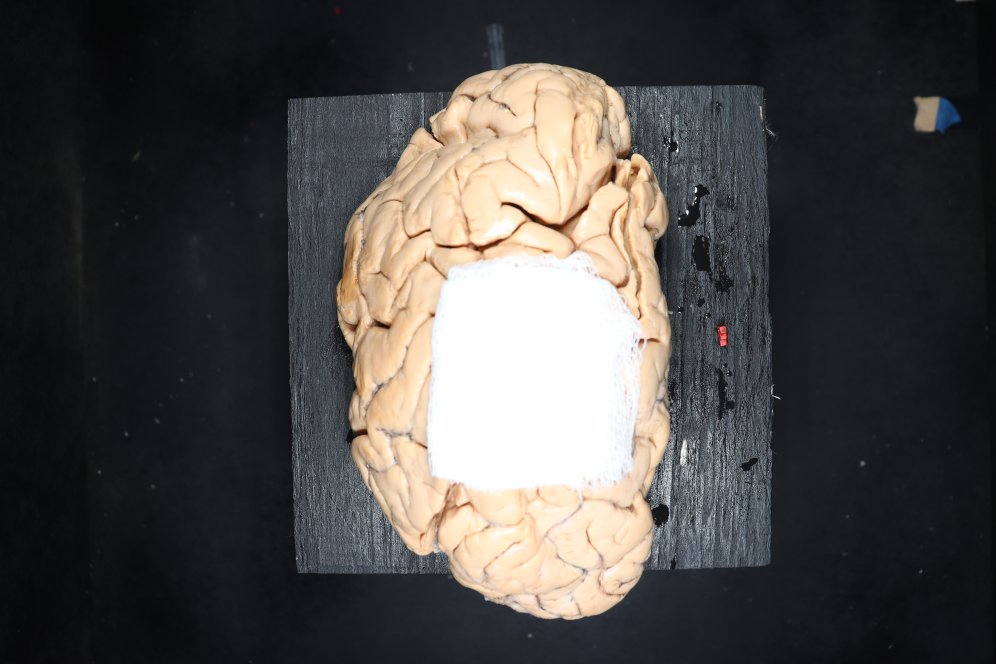
#> input picture Superior/S_100_0_M.JPG, 3984 x 2656 px, found by its file name (shown at 1/4 size); its folder holds 4 pictures in this run
$ python PPRO.py
#> lines starting #> are read from the running program, lines starting #| are printed output that depends on the picture; after the words box and inside, x2 and y2 are one past the last pixel; in counts of white or black regions, pixels touching at a corner belong together; long printed decimals are rounded
### IM.py
import numpy as np
import cv2 as cv
from matplotlib import pyplot as plt
import os

def lectura(I):
    count=0
    Input_carpeta= "C:/Users/fabia/Downloads/Procesamiento de imagenes\Perfilometr-a_BI3001B.503/superior"
    Names= os.listdir(Input_carpeta)
    if type(I)==str:
        for N in Names:
            if I==N.split(".")[0]: I=count
            count+=1

    image_path= Input_carpeta + "/" + Names[I]
    IMG= cv.imread(image_path)
    assert IMG is not None, "file could not be read, check with os.path.exists()"
    return IMG

### Contornos_redimension.py
from mpl_toolkits.mplot3d import axes3d
import numpy as np
import cv2 as cv
import IM
from matplotlib import pyplot as plt

def Contornos(img):

    #plt.imshow (img)
    #plt.title("Imagen a Analizar")
    #plt.show()

    fig, ax = plt.subplots()
    #plt.hist(img.ravel(),256,[0,256]);
    #plt.title("Histograma de la imagen")
    #ax.set_xlabel("N° Pixel")
    #ax.set_ylabel("Pixel Value")
    #plt.show ()

    #assert img is not None, "file could not be read, check with os.path.exists()"
    gray = cv.cvtColor(img,cv.COLOR_BGR2GRAY)
    #ret, thresh = cv.threshold(gray,60,255,cv.THRESH_BINARY_INV) #0,255,cv.THRESH_BINARY_INV+cv.THRESH_OTSU)
    #ret, thresh = cv.threshold(gray,100,255,cv.THRESH_TOZERO) #0,255,cv.THRESH_BINARY_INV+cv.THRESH_OTSU)
    ret, thresh = cv.threshold(gray,150,255,cv.THRESH_OTSU) #0,255,cv.THRESH_BINARY_INV+cv.THRESH_OTSU)
    # [7 lines of commented-out code are left out]
    kernel = np.ones((3,3),np.uint8)
    opening = cv.morphologyEx(thresh,cv.MORPH_OPEN,kernel, iterations = 3)

    #plt.imshow(opening,cmap = "gray")
    #plt.title("Reducción de Ruido con tratamiento Morfologico")
    #plt.show()

    # sure background area
    sure_bg = cv.dilate(opening,kernel,iterations=3)

    # [5 lines of commented-out code are left out]
    contornos, jerarquia = cv.findContours(sure_bg,cv.RETR_CCOMP,cv.CHAIN_APPROX_SIMPLE)
    #cv.drawContours(img,contornos,-1,(255,255,255),2)
    mask = np.zeros(img.shape, dtype=np.uint8)

    for contour in contornos:
        area = cv.contourArea(contour)
        area_min = 10000  # Área mínima del objeto deseado
        if area_min <= area:
            cv.drawContours(mask, [contour], 0, (255,255,255), -1)

    result = cv.bitwise_and(img, mask)

    # [7 lines of commented-out code are left out]
    return result

### Water_Shed.py
import numpy as np
import cv2 as cv
from matplotlib import pyplot as plt


def Water_shed(img,MM,Ais,T):
    Ais= cv.cvtColor(Ais,cv.COLOR_BGR2GRAY)
    #plt.imshow(Ais, cmap="gray")
    #plt.show()
    ret, Ais = cv.threshold(Ais, T,255,cv.THRESH_BINARY) #0,255,cv.THRESH_BINARY_INV+cv.THRESH_OTSU)
    #plt.imshow(Ais, cmap="gray")
    #plt.title("Binarización")
    #plt.show()
    kernel = np.ones((3,3),np.uint8)
    Ais = cv.morphologyEx(Ais,cv.MORPH_OPEN,kernel, iterations = 3)
    AiS = cv.erode(Ais,kernel,iterations=3)

    # Finding sure foreground area
    dist_transform = cv.distanceTransform(Ais,cv.DIST_L2,5)
    ret, sure_fg = cv.threshold(dist_transform,0.7*dist_transform.max(),255,0)

    # [10 lines of commented-out code are left out]
    sure_fg = np.uint8(sure_fg)
    unknown = cv.subtract(Ais,sure_fg)# Marker labelling
    ret, markers = cv.connectedComponents(sure_fg)

    # [9 lines of commented-out code are left out]
    markers = markers+1

    #plt.imshow(markers,cmap = "gray")
    #plt.title("markers plus 1 ")
    #plt.show()

    # Now, mark the region of unknown with zero
    markers[unknown==255] = 0

    #plt.imshow(markers,cmap = "gray")
    #plt.title("markers with unkown == 255 is 0 ")
    #plt.show()
    markers = cv.watershed(img,markers)

    #plt.imshow(markers,cmap = "gray")
    #plt.title("markers watershed ")
    #plt.show()

    img[markers == 1] = [0,0,0]

    #plt.imshow(img,cmap = "gray")
    #plt.title("Objetivo Aislado")
    #plt.show()


    return img

### Graph.py
from mpl_toolkits.mplot3d import axes3d
import numpy as np
import cv2 as cv
import IM
from matplotlib import pyplot as plt


# Obtener las dimensiones de la imagen
def Graph(img):
    gray= cv.cvtColor(img,cv.COLOR_BGR2GRAY)
    alto,ancho = np.shape(gray)
    Obj=gray[gray> 0]
    M=min(Obj)
    mean, std_dev = cv.meanStdDev(Obj)
    Ajuste= np.round(mean-std_dev)
    print(mean)
    #gray[gray >M] -= M
    mask = np.where(gray, 1, 0)
    gray= gray - (Ajuste * mask)


    Factor= 255/(255-Ajuste)
    print(Factor)


    alto1=alto*0.039
    ancho1=ancho*0.039


    gray1=gray*0.2

    # Crear una cuadrícula de coordenadas para el objeto 3D
    x = np.linspace(0, ancho1 - 1, ancho, )
    y = np.linspace(0, alto1 - 1, alto,)
    X, Y = np.meshgrid(x, y)

    #Obtener la altura de cada píxel /
    altura = gray1

    # [20 lines of commented-out code are left out]

    NORM=gray*Factor
    # Asegurarse de que los valores estén en el rango correcto [0, 255]
    NORM = np.clip(NORM, 0, 255)

    # Convertir la imagen de vuelta a tipo entero
    NORM = NORM.astype(np.uint8)

    # [4 lines of commented-out code are left out]
    return NORM

### Metrica.py
import numpy as np
import cv2 as cv
from mpl_toolkits.mplot3d import axes3d
from matplotlib import pyplot as plt


def Met(Obj,Ref,Ind,OBJ,REF,Area):
    #Comparativo= Ref-Obj
    #plt.imshow(Comparativo)
    #plt.show()
    Reales_Falsos=0
    Falsos_positivos=0
    real=np.count_nonzero(Obj > 0)
    Total=np.size(Obj)
    print(real)
    Medidas_pixel= 282 #Pixeles por mm
    Medida_total= (Area*Medidas_pixel)
    Falso=Total-Medida_total
    if real<Medida_total:
        Falsos_positivos= Medida_total-real
        print("Falsos positivos", Falsos_positivos)
    else:
        Reales_Falso= real-Medida_total
        print("Positivos falso", Reales_Falso)


    mean, std_dev = cv.meanStdDev(Obj)
    Obj[Obj< std_dev] = 0
    Ajuste= np.round(std_dev*2)
    #Obj[Obj> std_dev]-= (std_dev*2)
    mask = np.where(Obj, 1, 0)
    Obj= Obj-(Ajuste * mask)

    print("Ref", std_dev)
    #print(np.shape(Ind))
    Comparativo = np.zeros_like(Obj)
    # Convertir la imagen de vuelta a tipo entero
    # Comparativo = Comparativo.astype(np.uint8)

    Comparativo[Ref <= Obj] = 0
    Comparativo[Ref > Obj]  = 1

    #print(min(Comparativo))
    #print(max(Comparativo))
    seccion_comparacion = Comparativo[Ind[:, 0], Ind[:, 1]]
    porcentaje = (np.sum(seccion_comparacion > 0) / len(Ind)) * 100
    print("Estimación de superficie de contacto", porcentaje)

    #Otras métricas
    correlation_matrix = np.corrcoef(Ref, Obj)
    correlation = correlation_matrix[0, 1]
    print("Coeficiente de correlación de pearson", correlation)
    print(np.shape(seccion_comparacion))
    absolute_diff = np.abs(Ref - Obj)
    mad = np.mean(absolute_diff)
    print ("Mad", mad)

    mse = np.mean((Ref - Obj) ** 2)
    rmse = np.sqrt(mse)
    print ("RMSE", rmse)

    #plt.imshow(Comparativo, cmap='gray')
    #plt.title("Estimación de los puntos de contacto")
    #plt.show()
    return Comparativo


### PPRO.py
# Autor: Fabian

### Descripcion
    # Generar el analisis de perfilometria de una imagen superficial y lateral de un material sobre un objeto

# Componentes requeridos
#Inicio del programa
# Importar librerias de matplotlib
# Importar liberiras de OpenCV

import os
import numpy as np
import cv2 as cv
from mpl_toolkits.mplot3d import axes3d
import IM
import Contornos_redimension as Cont
import Contorno_lateral as C_lateral
from matplotlib import pyplot as plt
import Water_Shed as WS
import Graph
import Metrica
import Rugosidades
import PP_prueba

def process():
    # [7 lines of commented-out code are left out]
    No=2   #Numero de imagen de la carpeta
    img = IM.lectura(No)
#> in lectura, IMG is the input picture: shape (2656, 3984, 3); mean B, G, R 71.5, 73.7, 76.2
    Noo=0  #Numero de la imagen de referencia en la carpeta
    Ref= IM.lectura(Noo)
#> call 2 of lectura, with I = 0
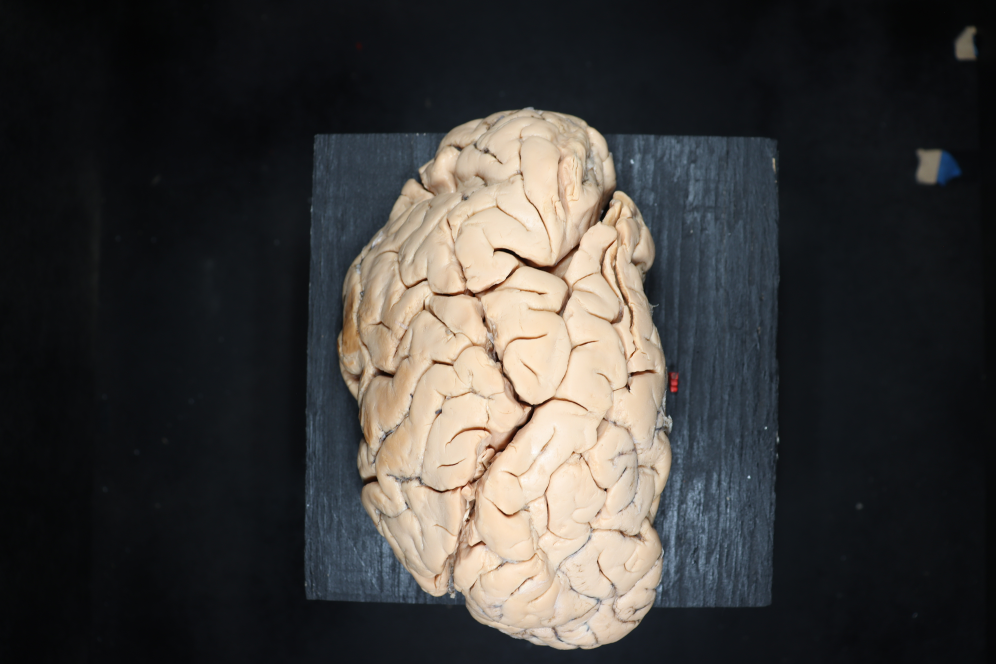
#> input picture Superior/Cerebro.JPG, 3984 x 2656 px, found by its file name (shown at 1/4 size)
#> in lectura, IMG is the input picture: shape (2656, 3984, 3); mean B, G, R 58, 59.8, 61.5
    Area=2500  #Area del objeto a analizar en mm^2


    #Aislamiento del objeto principal (Cerebro)
    Ais= Cont.Contornos(img)
#> in Contornos, `ret, thresh = cv.threshold(gray,150,255,cv.THRESH_OTSU)`:
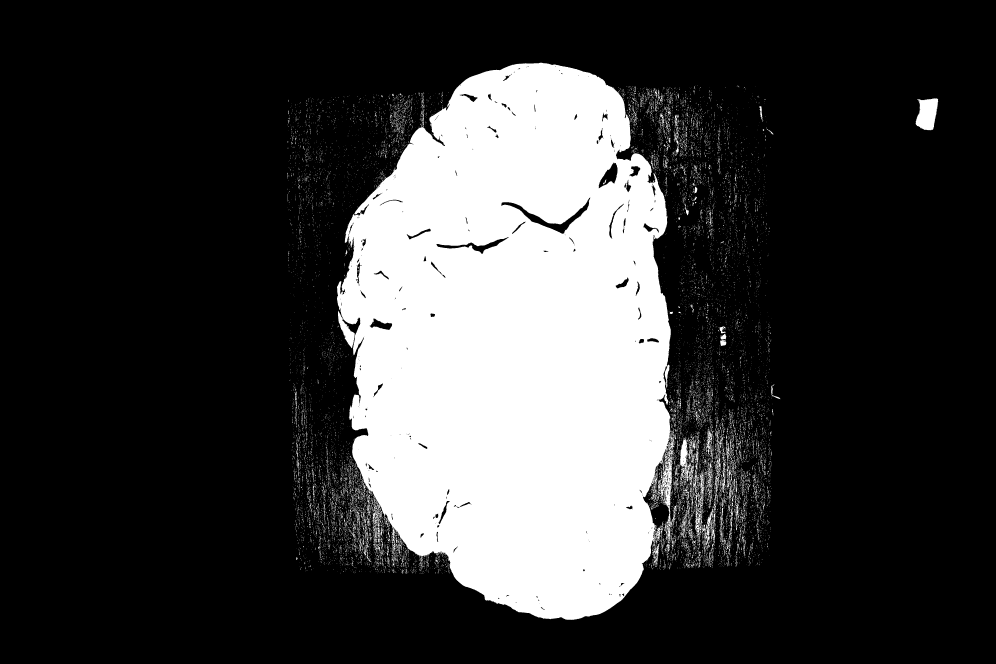
#> thresh: shape (2656, 3984) (shown at 1/4 size); 22.9% white; 17467 white regions (16547 under 20 px), largest, box (x1, y1, x2, y2) and area: (1348, 251, 2704, 2480) 2284233, (3662, 393, 3753, 521) 8516, (2627, 1826, 2691, 2175) 6650
#> in Contornos, `ret, thresh = cv.threshold(gray,150,255,cv.THRESH_OTSU)`: ret = 125
#> in Contornos, `contornos, jerarquia = cv.findContours(sure_bg,cv.RETR_CCOMP,cv.CHAIN_..`: contornos = 87 contours, 31 with area under 20; largest, box (x1, y1, x2, y2) and area: (1345, 248, 2686, 2482) 2340234, (3661, 391, 3755, 523) 9496, (2009, 807, 2354, 933) 5236, (2397, 653, 2468, 748) 2768, (2718, 1757, 2751, 1864) 2747; jerarquia = 87 rows, first 6: [1, -1, -1, -1], [2, 0, -1, -1], [3, 1, -1, -1], [4, 2, -1, -1], [5, 3, -1, -1], [6, 4, -1, -1]
#> the loop in Contornos, `for contour in contornos:` made 87 passes
#> area on passes 2, 3, 5, 9, 10, 11, 12, 14: 180.5, 339, 698, 712.5, 2747, 1118, 282.5, 277

    #Aislamiento de objeto secundario (Objetivo a analizar)
    T=130
    Objetivo1= WS.Water_shed(img, img, Ais,T)
#> in Water_shed, `ret, Ais = cv.threshold(Ais, T,255,cv.THRESH_BINARY)`: ret = 130
#> in Water_shed, `ret, sure_fg = cv.threshold(dist_transform,0.7*dist_transform.max(),25..`: ret = 326.5
#> in Water_shed, `ret, markers = cv.connectedComponents(sure_fg)`: ret = 2
    Parcial= cv.cvtColor(Ais,cv.COLOR_BGR2GRAY)
    #Obtener 2 treshold
    ret, PP = cv.threshold(Parcial, 0,255,cv.THRESH_TOZERO+cv.THRESH_OTSU) #0,255,cv.THRESH_BINARY_INV+cv.THRESH_OTSU)
#> ret = 111
    print(ret)
#| 111.0
    ret= ret*2
#> ret = 222

    #Objetivo secundario aislado
    Final= WS.Water_shed(img, img, Objetivo1,ret)
#> call 2 of Water_shed, with T = 222
#> in Water_shed (call 2), `ret, sure_fg = cv.threshold(dist_transform,0.7*dist_transform.max(),25..`: ret = 274.4
#> in Water_shed (call 2), `ret, markers = cv.connectedComponents(sure_fg)`: ret = 2
#> in Water_shed (call 2), `markers[unknown==255] = 0`:
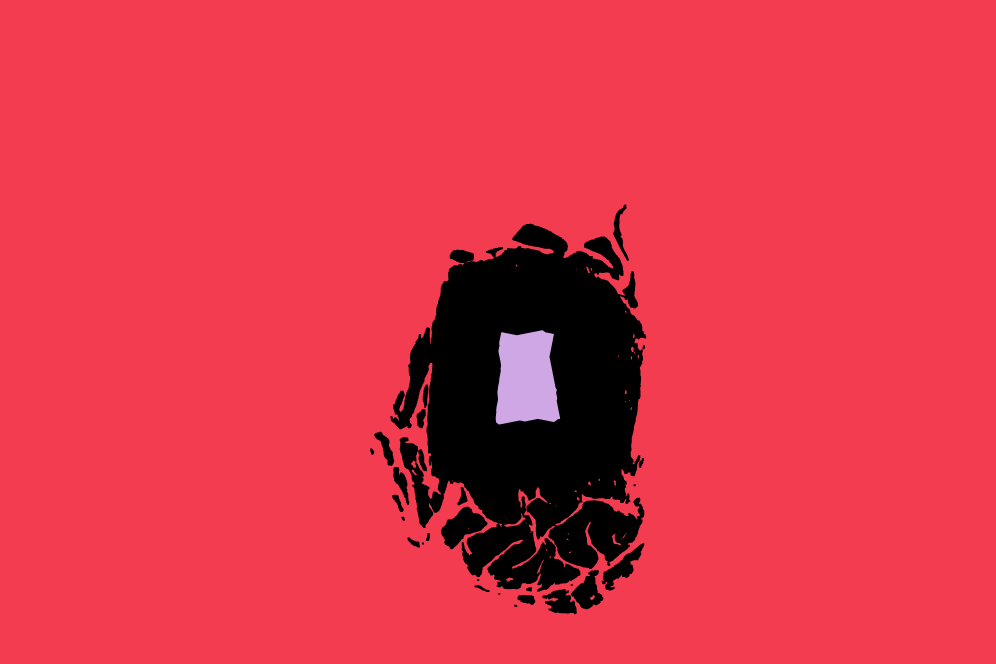
#> markers: shape (2656, 3984) int32 (shown at 1/4 size); 3 distinct labels, from 0 to 2; one colour per label, 0 black
#> in Water_shed (call 2), `markers = cv.watershed(img,markers)`:
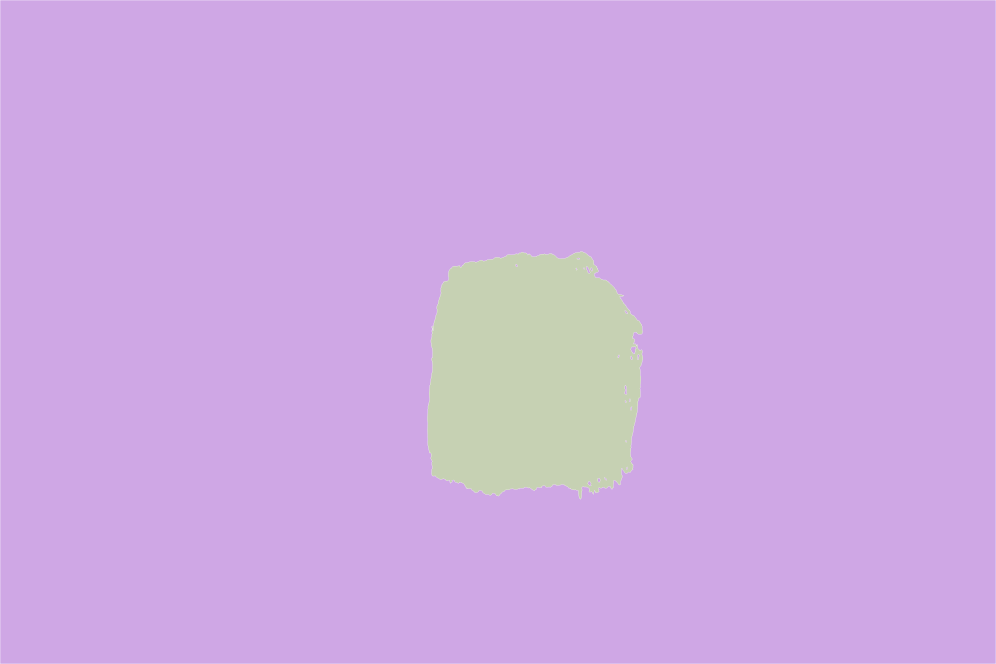
#> markers: shape (2656, 3984) int32 (shown at 1/4 size); 3 distinct labels, from -1 to 2; one colour per label, 0 black, -1 white
#> in Water_shed (call 2), `img[markers == 1] = [0,0,0]`:
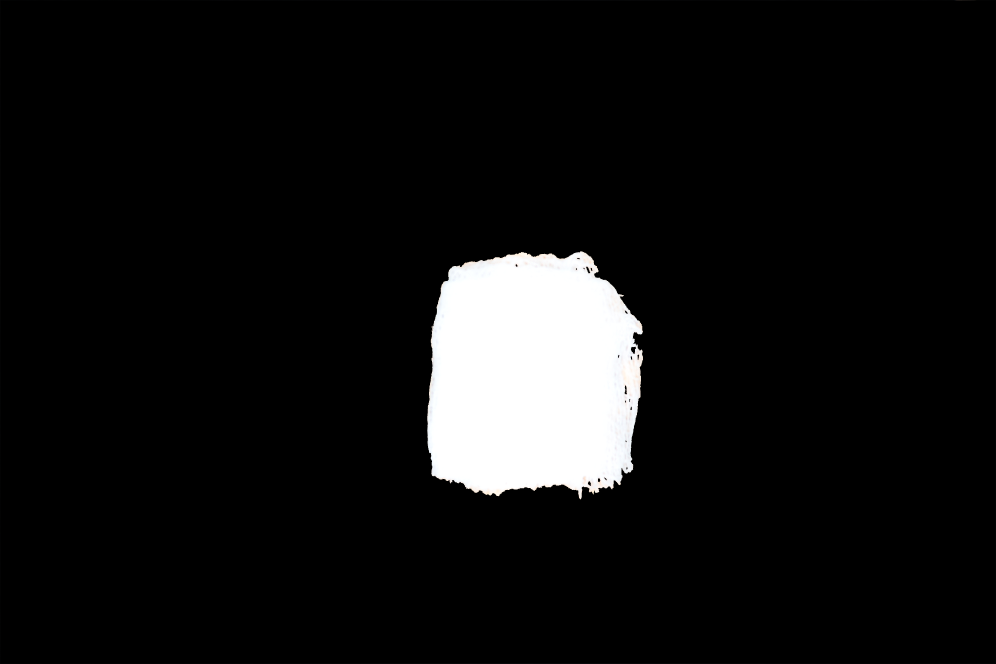
#> img: shape (2656, 3984, 3) (shown at 1/4 size); mean B, G, R 17.3, 17.2, 17.2


    #Redimension de la imagen / Grafico 3D / Metrica
    R1= Graph.Graph(Final)
#> in Graph, `M=min(Obj)`: M = 5
#> in Graph, `mean, std_dev = cv.meanStdDev(Obj)`: mean = [249.1]; std_dev = [31.78]
#> in Graph, `Ajuste= np.round(mean-std_dev)`: Ajuste = [217]
#| [[249.069]]
#> in Graph, `gray= gray - (Ajuste * mask)`:
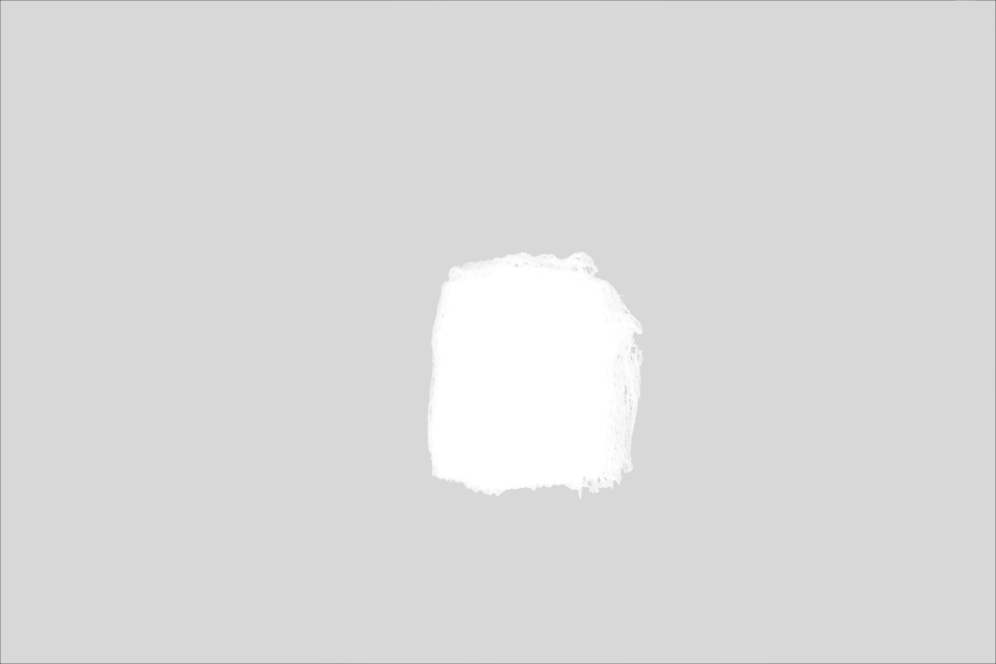
#> gray: shape (2656, 3984) float64 (shown at 1/4 size); min -212, max 38, mean 2.2; drawn with min black and max white
#> in Graph, `Factor= 255/(255-Ajuste)`: Factor = [6.71]
#| [[6.711]]

    #Cerebro referencia
    #print(np.shape(Final))
    Sec= cv.bitwise_and(Ref,Final)
    #plt.imshow(Sec)
    #plt.show
    N1= Graph.Graph(Sec)
#> in Graph (call 2), `M=min(Obj)`: M = 1
#> in Graph (call 2), `mean, std_dev = cv.meanStdDev(Obj)`: mean = [203.2]; std_dev = [47.11]
#> in Graph (call 2), `Ajuste= np.round(mean-std_dev)`: Ajuste = [156]
#| [[203.171]]
#> in Graph (call 2), `gray= gray - (Ajuste * mask)`:
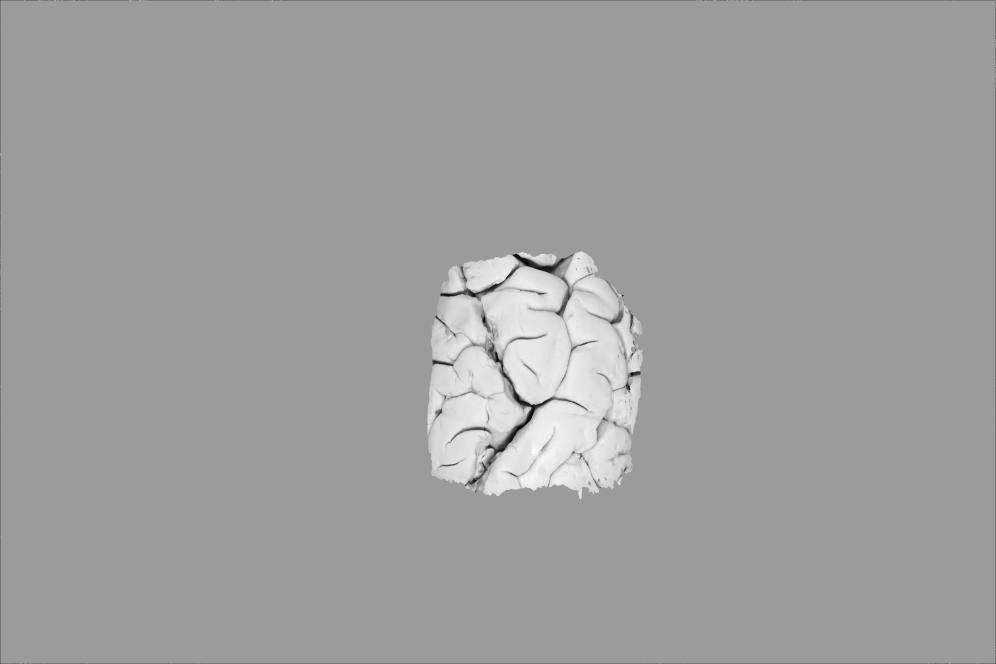
#> gray: shape (2656, 3984) float64 (shown at 1/4 size); min -155, max 99, mean 3.3; drawn with min black and max white
#> in Graph (call 2), `Factor= 255/(255-Ajuste)`: Factor = [2.58]
#| [[2.576]]

    # Metricas de comparativa
    IND = np.argwhere(Final > 0)
    R2=Metrica.Met(R1,N1,IND, Final, Sec, Area)
#> in Met, `real=np.count_nonzero(Obj > 0)`: real = 719375
#> in Met, `Total=np.size(Obj)`: Total = 10581504
#| 719375
#> in Met, `Falso=Total-Medida_total`: Falso = 9876504
#> in Met, `Reales_Falso= real-Medida_total`: Reales_Falso = 14375
#| Positivos falso 14375
#> in Met, `mean, std_dev = cv.meanStdDev(Obj)`: mean = [16.57]; std_dev = [61.82]
#> in Met, `Ajuste= np.round(std_dev*2)`: Ajuste = [124]
#| Ref [[61.822]]
#> in Met, `porcentaje = (np.sum(seccion_comparacion > 0) / len(Ind)) * 100`: porcentaje = 76.52
#| Estimación de superficie de contacto 76.515
#> in Met, `correlation = correlation_matrix[0, 1]`: correlation = nan
#| Coeficiente de correlación de pearson nan
#| (2197953,)
#> in Met, `mad = np.mean(absolute_diff)`: mad = 3.85
#| Mad 3.851
#> in Met, `mse = np.mean((Ref - Obj) ** 2)`: mse = 295.2
#> in Met, `rmse = np.sqrt(mse)`: rmse = 17.18
#| RMSE 17.180


    # Nombre de la carpeta
    nombre_carpeta = 'Resultados'

    # Crear la carpeta
    os.makedirs(nombre_carpeta, exist_ok=True)

    # Ruta y nombre de la imagen1
    ruta_imagen1= os.path.join(nombre_carpeta, 'analisis1F.jpg')

    # Ruta y nombre de la imagen2
    ruta_imagen2= os.path.join(nombre_carpeta, 'analisis2F.jpg')

    R1= cv.applyColorMap(R1, cv.COLORMAP_JET)
    R2= R2*255

    cv.imwrite(ruta_imagen1, R1)
    cv.imwrite(ruta_imagen2, R2)


    """""
    #Lectura de la imagen lateral
    No=12
    img = IM.lectura(No)
    Noo=0
    Ref= IM.lectura(Noo)

    #Aislamiento del objeto principal
    Ais= C_lateral.Contornos(img)

    #Aislamiento de objeto secundario (si aplica)
    T=100
    Objetivo1= WS.Water_shed(img, img, Ais,T)
    Parcial= cv.cvtColor(Ais,cv.COLOR_BGR2GRAY)
    #Obtener 2 treshold
    ret, PP = cv.threshold(Parcial, 0,255,cv.THRESH_BINARY+cv.THRESH_OTSU) #0,255,cv.THRESH_BINARY_INV+cv.THRESH_OTSU)
    ret= ret*2.7
    print(ret)
    Final= WS.Water_shed(img, img, Objetivo1,ret)
    #Final,tre= cv.bitwise_and(img,Objetivo)
    plt.imshow(Final)
    plt.title("Objetivo Aislado")
    plt.show()
    """""

process()
